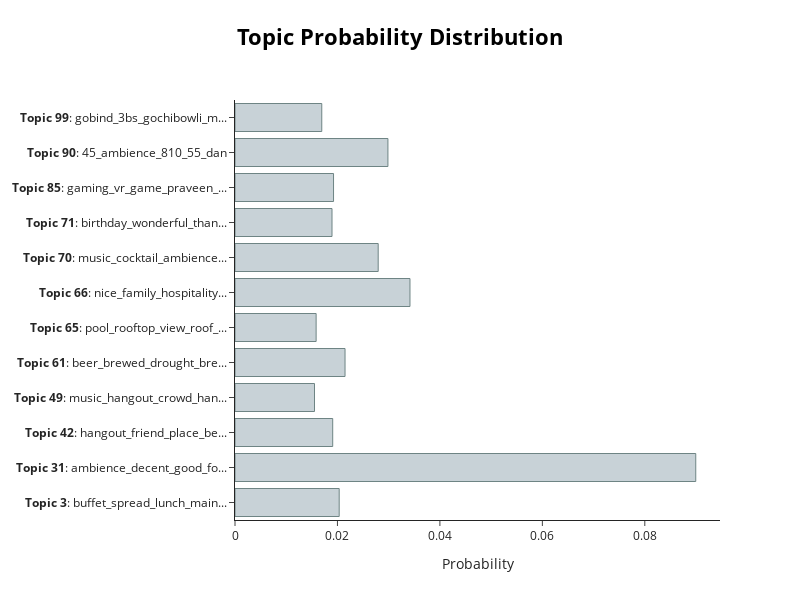

Write notebook code for a chart like this one.
### Code cell
# Visualize probability distribution
topic_model.visualize_distribution(topic_model.probabilities_[0], min_probability=0.015)

### Figure 1 — Plotly figure (JSON) as saved in the notebook; plotly's stock layout.template omitted (floating-point values rounded to 4 significant figures)
{"data": [{"marker": {"color": "#C8D2D7", "line": {"color": "#6E8484", "width": 1}}, "orientation": "h", "type": "bar", "x": [0.02034, 0.08994, 0.01908, 0.01552, 0.02148, 0.01584, 0.03416, 0.02796, 0.01894, 0.01924, 0.02985, 0.01694], "y": ["<b>Topic 3</b>: buffet_spread_lunch_main...", "<b>Topic 31</b>: ambience_decent_good_fo...", "<b>Topic 42</b>: hangout_friend_place_be...", "<b>Topic 49</b>: music_hangout_crowd_han...", "<b>Topic 61</b>: beer_brewed_drought_bre...", "<b>Topic 65</b>: pool_rooftop_view_roof_...", "<b>Topic 66</b>: nice_family_hospitality...", "<b>Topic 70</b>: music_cocktail_ambience...", "<b>Topic 71</b>: birthday_wonderful_than...", "<b>Topic 85</b>: gaming_vr_game_praveen_...", "<b>Topic 90</b>: 45_ambience_810_55_dan", "<b>Topic 99</b>: gobind_3bs_gochibowli_m..."]}], "layout": {"height": 600, "hoverlabel": {"bgcolor": "white", "font": {"family": "Rockwell", "size": 16}}, "title": {"font": {"color": "Black", "size": 22}, "text": "<b>Topic Probability Distribution</b>", "x": 0.5, "xanchor": "center", "y": 0.95, "yanchor": "top"}, "width": 800, "xaxis": {"title": {"text": "Probability"}}}}
